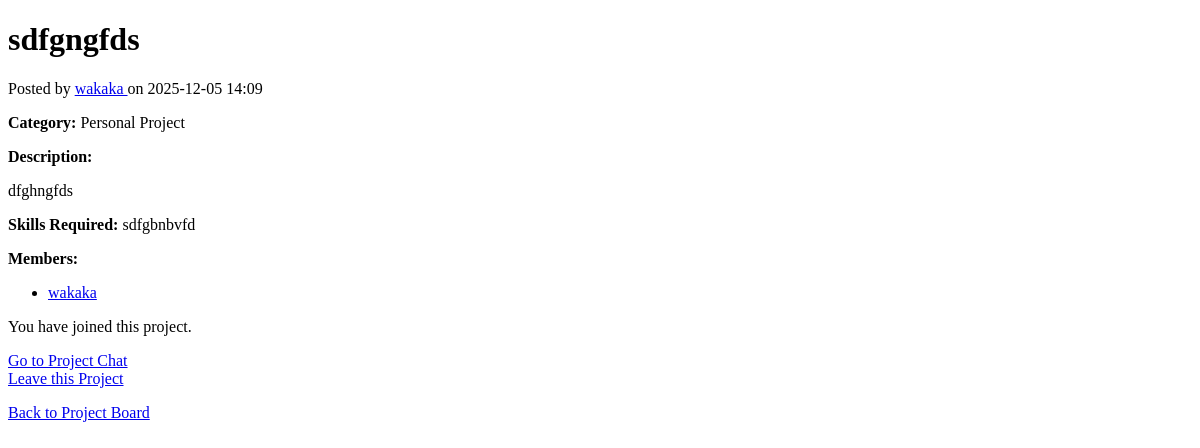
Before: /projects/1 (signed in) with the older database file.
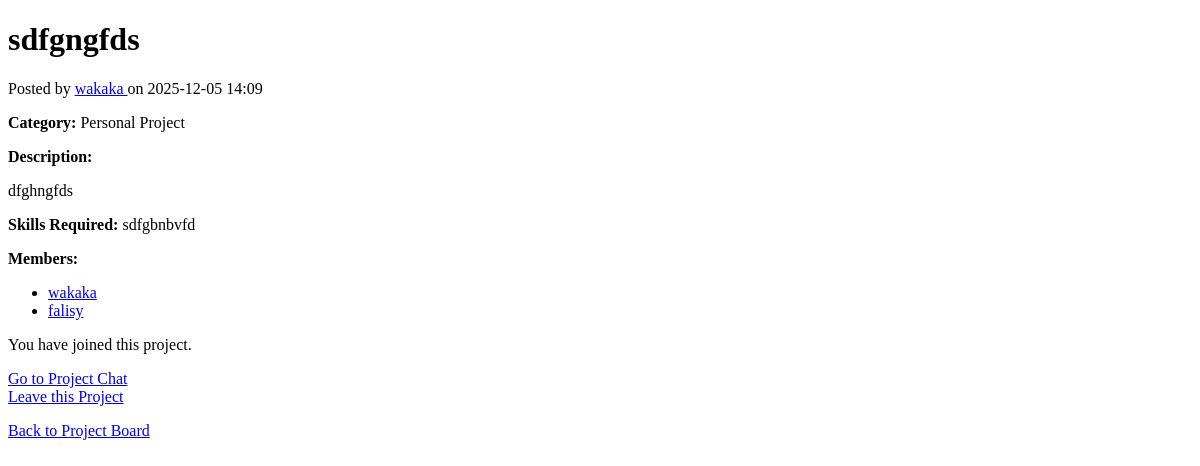
After: the same page with the newer database file.
### main.py (models this page shows)
class ProjectMember(db.Model):
    id = db.Column(db.Integer, primary_key=True)
    project_id = db.Column(db.Integer, db.ForeignKey('project.id'), nullable=False)
    user_id = db.Column(db.Integer, db.ForeignKey('user.id'), nullable=False)
    joined_at = db.Column(db.DateTime, default=datetime.utcnow)
    user = db.relationship('User')
    project = db.relationship('Project', backref='members')

class User(db.Model, UserMixin):
    id = db.Column(db.Integer, primary_key=True)
    username = db.Column(db.String(20), nullable=False, unique=True)
    email = db.Column(db.String(20), nullable=False, unique=True)
    password = db.Column(db.String(80), nullable=False)
    role = db.Column(db.String(10), nullable=False)  # 'student' or 'mentor'

### main.py (the view)
@app.route('/projects/<int:project_id>')
@login_required
def project_detail(project_id):
    project = Project.query.get_or_404(project_id)
    membership = ProjectMember.query.filter_by(
        project_id=project.id,
        user_id=current_user.id
    ).first()
    member_count = ProjectMember.query.filter_by(project_id=project.id).count()
    members = ProjectMember.query.filter_by(project_id=project.id).all()
    return render_template(
        'project_detail.html',
        project=project,
        is_member=bool(membership),
        member_count=member_count,
        members=members
    )

### main.py (called while the page is built)
@login_manager.user_loader
def load_user(user_id):
    return User.query.get(int(user_id))

### templates/project_detail.html (shortened to what this page needs)
<!DOCTYPE html>
<html lang="en">
<head>
</head>
<body>
    <h1>{{ project.title }}</h1>
    <p>
        Posted by
        <a href="{{ url_for('view_user', user_id=project.owner.id) }}">
            {{ project.owner.username }}
        </a>
        on {{ project.created_at.strftime('%Y-%m-%d %H:%M') }}
    </p>
    {% if project.project_type %}
        <p><strong>Category:</strong> {{ project.project_type }}</p>
    {% endif %}
    <p><strong>Description:</strong></p>
    <p>{{ project.description }}</p>
    {% if project.skills_required %}
        <p><strong>Skills Required:</strong> {{ project.skills_required }}</p>
    {% endif %}
    <strong>Members:</strong>
    {% if members %}
        <ul>
            {% for m in members %}
                <li>
                    <a href="{{ url_for('view_user', user_id=m.user.id) }}">
                        {{ m.user.username }}
                    </a>
                </li>
            {% endfor %}
        </ul>
    {% endif %}
    {% if is_member %}
        <p>You have joined this project.</p>
        <p>
            <a href="{{ url_for('project_chat', project_id=project.id) }}">Go to Project Chat</a><br>
            <a href="{{ url_for('leave_project', project_id=project.id) }}">Leave this Project</a>
        </p>
    {% else %}
        <p>
            <a href="{{ url_for('join_project', project_id=project.id) }}">Join this project</a>
        </p>
    {% endif %}
    <p><a href="{{ url_for('project_list') }}">Back to Project Board</a></p>
</body>
</html>

Changed rows visible on the page:
added ProjectMember: user.username "falisy"
